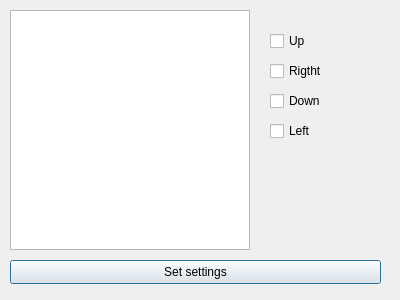
<?xml version="1.0" encoding="UTF-8"?>
<ui version="4.0">
 <class>ConnectorDialog</class>
 <widget class="QDialog" name="ConnectorDialog">
  <property name="geometry">
   <rect>
    <x>0</x>
    <y>0</y>
    <width>400</width>
    <height>300</height>
   </rect>
  </property>
  <property name="windowTitle">
   <string>Dialog</string>
  </property>
  <widget class="QGraphicsView" name="graphicsView">
   <property name="geometry">
    <rect>
     <x>10</x>
     <y>10</y>
     <width>240</width>
     <height>240</height>
    </rect>
   </property>
   <property name="font">
    <font>
     <family>Segoe UI</family>
    </font>
   </property>
  </widget>
  <widget class="QPushButton" name="pushButton">
   <property name="geometry">
    <rect>
     <x>10</x>
     <y>260</y>
     <width>371</width>
     <height>24</height>
    </rect>
   </property>
   <property name="text">
    <string>Set settings</string>
   </property>
  </widget>
  <widget class="QCheckBox" name="checkBoxUp">
   <property name="geometry">
    <rect>
     <x>270</x>
     <y>30</y>
     <width>78</width>
     <height>22</height>
    </rect>
   </property>
   <property name="text">
    <string>Up</string>
   </property>
  </widget>
  <widget class="QCheckBox" name="checkBoxRight">
   <property name="geometry">
    <rect>
     <x>270</x>
     <y>60</y>
     <width>78</width>
     <height>22</height>
    </rect>
   </property>
   <property name="text">
    <string>Rigtht</string>
   </property>
  </widget>
  <widget class="QCheckBox" name="checkBoxDown">
   <property name="geometry">
    <rect>
     <x>270</x>
     <y>90</y>
     <width>78</width>
     <height>22</height>
    </rect>
   </property>
   <property name="text">
    <string>Down</string>
   </property>
  </widget>
  <widget class="QCheckBox" name="checkBoxLeft">
   <property name="geometry">
    <rect>
     <x>270</x>
     <y>120</y>
     <width>78</width>
     <height>22</height>
    </rect>
   </property>
   <property name="text">
    <string>Left</string>
   </property>
  </widget>
 </widget>
 <resources/>
 <connections/>
</ui>
